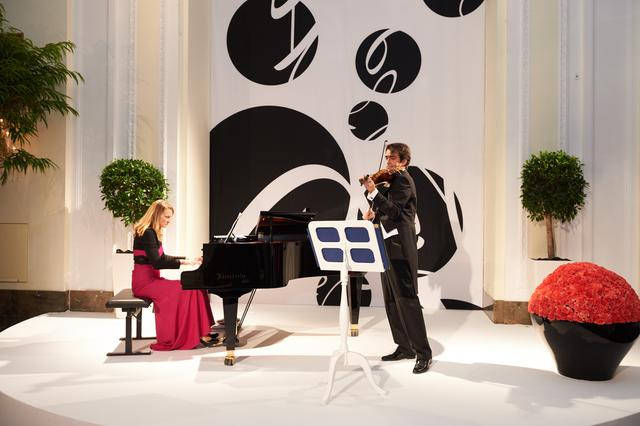
#> input picture 1.jpg, 640 x 426 px
$ python l3-imgFunc.py
#> lines starting #> are read from the running program, lines starting #| are printed output that depends on the picture
import random
import math
from PIL import Image, ImageDraw
mode = int(input('mode:'))
#> the answer given: 1
image = Image.open("1.jpg")
#> image is the input picture: PIL image 640x426 RGB; mean R, G, B 164.8, 147.2, 136.4
imageHSL= image.convert("HSV")
#> imageHSL: PIL image 640x426 HSV; mean H, S, V 33.6, 60.2, 165.1
draw = ImageDraw.Draw(image)
drawHSL = ImageDraw.Draw(imageHSL)
width = image.size[0]
#> width = 640
height = image.size[1]
#> height = 426
pix = image.load()
pixHSL=imageHSL.load()

#lighter
if (mode == 0):
    inc=int(input("value:"))
    for i in range(width):
        for j in range(height):
            a = pixHSL[i, j][0]
            b = pixHSL[i, j][1]
            c = pixHSL[i, j][2]
            drawHSL.point((i, j), (a,b,c+inc))

#log
if (mode == 1):
    m=0;
    maxf=0
    minf=255
    for i in range(width):
        for j in range(height):
            a = pixHSL[i, j][0]
            b = pixHSL[i, j][1]
            c = pixHSL[i, j][2]
            m += c
            if (c>maxf):
                maxf=c
            if (c<minf):
                minf=c
#> after the loop, m = 45024542; maxf = 255; minf = 0
    m = m /  (width * height)
#> m = 165.1
    range1 = max(2,maxf-m)
#> range1 = 89.86
    range2 = max(2,m-minf)
#> range2 = 165.1
    alpha1=255 /  math.log(range1)
#> alpha1 = 56.69
    alpha2=255 /  math.log(range2)
#> alpha2 = 49.93

    for i in range(width):
        for j in range(height):
            a = pixHSL[i, j][0]
            b = pixHSL[i, j][1]
            c = pixHSL[i, j][2]

            bb = c - m;

            if (bb >= 1):
                dat = m + round(alpha1 * math.log(bb))
            if (bb <= -1):
                dat = m - round(alpha2 * math.log(abs(bb)))
            if (bb > -1 and bb < 1):
                dat = bb
            drawHSL.point((i, j), (a,b, round(dat)))


#negative
if (mode == 3):
	for i in range(width):
		for j in range(height):
			a = pix[i, j][0]
			b = pix[i, j][1]
			c = pix[i, j][2]
			draw.point((i, j), (255 - a, 255 - b, 255 - c))

#gray
if (mode == 2):
	for i in range(width):
		for j in range(height):
			a = pix[i, j][0]
			b = pix[i, j][1]
			c = pix[i, j][2]
			S = (a + b + c) // 3
			draw.point((i, j), (S, S, S))

image.save("ans.jpg", "JPEG")
imageHSL= imageHSL.convert("RGB")
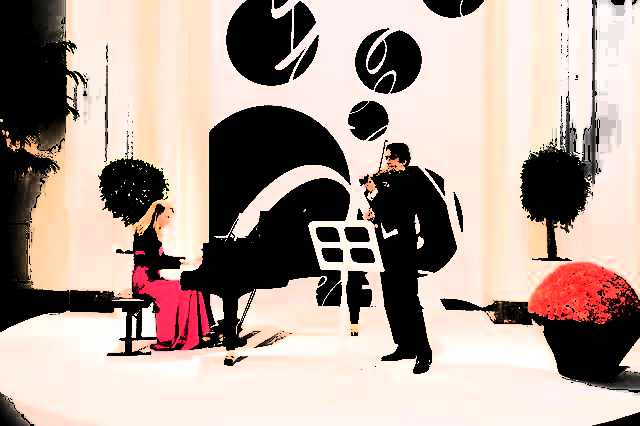
#> imageHSL: PIL image 640x426 RGB; mean R, G, B 175.4, 158.4, 149.5
imageHSL.save("ans1.jpg", "JPEG")
del draw
del drawHSL
